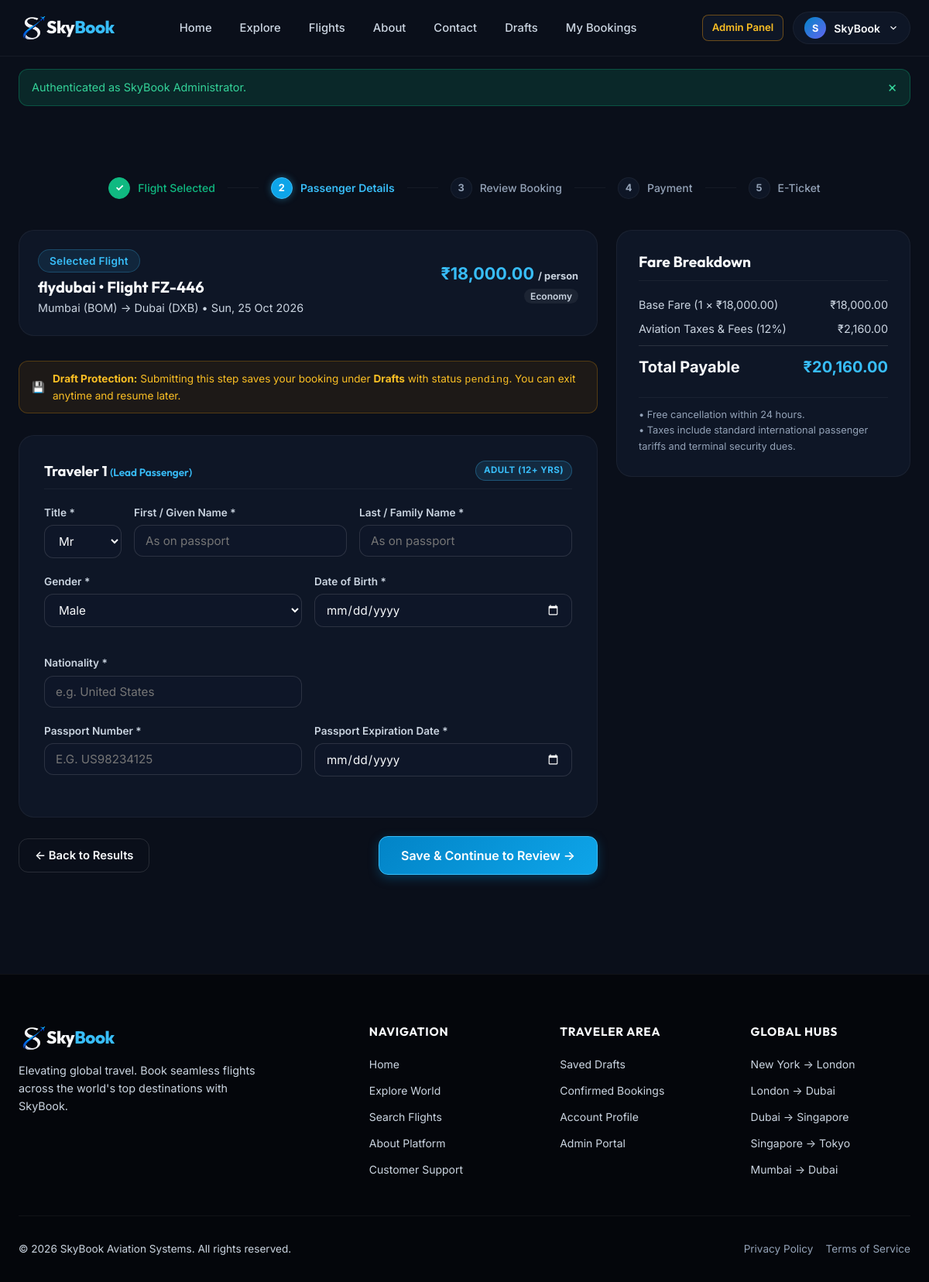
The app's page /pages/passenger.php?flight_id=17&passengers=1&travel_class=Economy (signed in) with its own data.
### tables this page shows
CREATE TABLE `flights` (
  `id` INT AUTO_INCREMENT PRIMARY KEY,
  `flight_number` VARCHAR(20) NOT NULL,
  `airline` VARCHAR(100) NOT NULL,
  `source` VARCHAR(100) NOT NULL,
  `source_code` VARCHAR(10) NOT NULL,
  `destination` VARCHAR(100) NOT NULL,
  `destination_code` VARCHAR(10) NOT NULL,
  `departure_date` DATE NOT NULL,
  `departure_time` TIME NOT NULL,
  `arrival_time` TIME NOT NULL,
  `duration` VARCHAR(30) NOT NULL,
  `travel_class` ENUM('Economy', 'Premium Economy', 'Business', 'First Class') NOT NULL DEFAULT 'Economy',
  `price` DECIMAL(10,2) NOT NULL,
  `available_seats` INT NOT NULL DEFAULT 150,
  `status` ENUM('active', 'delayed', 'cancelled') NOT NULL DEFAULT 'active',
  `created_at` TIMESTAMP DEFAULT CURRENT_TIMESTAMP,
  `updated_at` TIMESTAMP DEFAULT CURRENT_TIMESTAMP ON UPDATE CURRENT_TIMESTAMP,
  INDEX `idx_flight_search` (`source_code`, `destination_code`, `departure_date`),
  INDEX `idx_flight_airline` (`airline`),
  INDEX `idx_flight_class` (`travel_class`),
  INDEX `idx_flight_price` (`price`),
  INDEX `idx_flight_status` (`status`)
);

### includes/functions.php (called while the page is built, shortened)
<?php
function base_url($path = '') {
    if (defined('APP_URL') && APP_URL !== '') {
        $base = rtrim(APP_URL, '/');
    } else {
        $isHttps = (!empty($_SERVER['HTTPS']) && $_SERVER['HTTPS'] !== 'off')
            || (isset($_SERVER['HTTP_X_FORWARDED_PROTO']) && $_SERVER['HTTP_X_FORWARDED_PROTO'] === 'https')
            || (isset($_SERVER['SERVER_PORT']) && (int)$_SERVER['SERVER_PORT'] === 443);
        $protocol = $isHttps ? 'https://' : 'http://';
        $host = $_SERVER['HTTP_HOST'] ?? 'localhost';
        $docRoot = str_replace('\\', '/', realpath($_SERVER['DOCUMENT_ROOT'] ?? ''));
        $projectDir = str_replace('\\', '/', realpath(dirname(__DIR__)));
        if ($docRoot !== '' && strpos($projectDir, $docRoot) === 0) {
            $rel = substr($projectDir, strlen($docRoot));
        }
        $rel = '/' . trim($rel, '/');
        if ($rel === '/') $rel = '';
        $base = $protocol . $host . $rel;
    }
    $cleanPath = ltrim($path, '/');
    return $cleanPath ? $base . '/' . $cleanPath : $base . '/';
}
function format_currency($amount, $currency = 'INR') {
    $num = (float)$amount;
    switch (strtoupper($currency)) {
        case 'INR':
            return '₹' . number_format($num, 2);
    }
}
function format_date($dateStr, $format = 'D, d M Y') {
    $time = strtotime($dateStr);
    return $time ? date($format, $time) : $dateStr;
}
function calculate_booking_totals($flightPrice, $passengerCount) {
    $passengers = max(1, (int)$passengerCount);
    $basePrice = (float)$flightPrice;
    $baseAmount = round($basePrice * $passengers, 2);
    $taxes = round($baseAmount * 0.12, 2);
    $totalAmount = round($baseAmount + $taxes, 2);
    return [
        'unit_price' => $basePrice,
        'passenger_count' => $passengers,
        'base_amount' => $baseAmount,
        'taxes' => $taxes,
        'total_amount' => $totalAmount,
        'currency' => 'INR'
    ];
}

### pages/passenger.php (the view, shortened to what this page needs)
<?php
require_once dirname(__DIR__) . '/includes/functions.php';
$db = get_db();
$flightId = (int)($_GET['flight_id'] ?? 0);
$passengerCount = max(1, min(9, (int)($_GET['passengers'] ?? 1)));
$travelClass = $_GET['travel_class'] ?? 'Economy';
$existingPassengers = [];
$flightStmt = $db->prepare("SELECT * FROM flights WHERE id = ? AND status = 'active' LIMIT 1");
$flightStmt->execute([$flightId]);
$flight = $flightStmt->fetch();
require_once dirname(__DIR__) . '/includes/header.php';
?>
<div class="container" style="padding-top: 2rem; padding-bottom: 5rem;">
    <div class="booking-stepper">
        <div class="step-item done">
            <span class="step-num">&check;</span>
            <span>Flight Selected</span>
        </div>
        <div class="step-divider"></div>
        <div class="step-item active">
            <span class="step-num">2</span>
            <span>Passenger Details</span>
        </div>
        <div class="step-divider"></div>
        <div class="step-item">
            <span class="step-num">3</span>
            <span>Review Booking</span>
        </div>
        <div class="step-divider"></div>
        <div class="step-item">
            <span class="step-num">4</span>
            <span>Payment</span>
        </div>
        <div class="step-divider"></div>
        <div class="step-item">
            <span class="step-num">5</span>
            <span>E-Ticket</span>
        </div>
    </div>
    <div class="booking-layout">
        <div>
            <div style="background: var(--bg-surface); border: 1px solid var(--border-subtle); border-radius: var(--radius-lg); padding: 1.5rem; margin-bottom: 2rem; display: flex; justify-content: space-between; align-items: center; flex-wrap: wrap; gap: 16px;">
                <div>
                    <span class="hero-tag" style="margin-bottom: 6px;">Selected Flight</span>
                    <h3 style="font-size: 1.25rem; margin: 0 0 4px 0;">
                        <?= htmlspecialchars($flight['airline']) ?> &bull; Flight <?= htmlspecialchars($flight['flight_number']) ?>
                    </h3>
                    <div style="font-size: 0.9rem; color: var(--text-muted);">
                        <?= htmlspecialchars($flight['source']) ?> (<?= htmlspecialchars($flight['source_code']) ?>) &rarr;
                        <?= htmlspecialchars($flight['destination']) ?> (<?= htmlspecialchars($flight['destination_code']) ?>)
                        &bull; <?= format_date($flight['departure_date']) ?>
                    </div>
                </div>
                <div style="text-align: right;">
                    <div style="font-size: 1.35rem; font-weight: 700; color: var(--accent);">
                        <?= format_currency($flight['price']) ?> <span style="font-size: 0.8rem; color: var(--text-muted);">/ person</span>
                    </div>
                    <span class="fare-class-pill"><?= htmlspecialchars($travelClass) ?></span>
                </div>
            </div>
            <div style="background: rgba(245, 158, 11, 0.08); border: 1px solid rgba(245, 158, 11, 0.25); border-radius: var(--radius-md); padding: 12px 16px; margin-bottom: 1.75rem; font-size: 0.85rem; color: #fbbf24; display: flex; align-items: center; gap: 10px;">
                <span>💾</span>
                <span><strong>Draft Protection:</strong> Submitting this step saves your booking under <strong>Drafts</strong> with status <code>pending</code>. You can exit anytime and resume later.</span>
            </div>
            <form action="" method="POST" id="passenger-form">
                <?php for ($i = 0; $i < $passengerCount; $i++):
                    $pIndex = $i;
                    $pData = $existingPassengers[$i] ?? ($_POST['passenger'][$i] ?? []);
                    $isLead = ($i === 0);
                ?>
                    <div class="form-card" style="margin-bottom: 1.5rem;">
                        <div style="display:flex; justify-content:space-between; align-items:center; margin-bottom: 1.25rem; border-bottom: 1px solid var(--border-subtle); padding-bottom: 10px;">
                            <h3 style="font-size: 1.15rem; margin: 0;">
                                Traveler <?= $i + 1 ?> <?= $isLead ? '<span style="color:var(--accent); font-size:0.85rem; font-weight:600;">(Lead Passenger)</span>' : '' ?>
                            </h3>
                            <span class="status-pill status-active" style="font-size: 0.72rem;">Adult (12+ yrs)</span>
                        </div>
                        <div class="form-row pax-name-row">
                            <div class="form-group">
                                <label class="form-label">Title *</label>
                                <select name="passenger[<?= $pIndex ?>][title]" class="form-control" required>
                                    <option value="Mr" <?= (($pData['title'] ?? '') === 'Mr') ? 'selected' : '' ?>>Mr</option>
                                </select>
                            </div>
                            <div class="form-group">
                                <label class="form-label">First / Given Name *</label>
                                <input type="text" name="passenger[<?= $pIndex ?>][first_name]" class="form-control" placeholder="As on passport" required value="<?= htmlspecialchars($pData['first_name'] ?? '') ?>">
                            </div>
                            <div class="form-group">
                                <label class="form-label">Last / Family Name *</label>
                                <input type="text" name="passenger[<?= $pIndex ?>][last_name]" class="form-control" placeholder="As on passport" required value="<?= htmlspecialchars($pData['last_name'] ?? '') ?>">
                            </div>
                        </div>
                        <div class="form-row">
                            <div class="form-group">
                                <label class="form-label">Gender *</label>
                                <select name="passenger[<?= $pIndex ?>][gender]" class="form-control" required>
                                    <option value="Male" <?= (($pData['gender'] ?? '') === 'Male') ? 'selected' : '' ?>>Male</option>
                                </select>
                            </div>
                            <div class="form-group">
                                <label class="form-label">Date of Birth *</label>
                                <input type="date" name="passenger[<?= $pIndex ?>][date_of_birth]" class="form-control" required value="<?= htmlspecialchars($pData['date_of_birth'] ?? '') ?>">
                            </div>
                            <div class="form-group">
                                <label class="form-label">Nationality *</label>
                                <input type="text" name="passenger[<?= $pIndex ?>][nationality]" class="form-control" placeholder="e.g. United States" required value="<?= htmlspecialchars($pData['nationality'] ?? '') ?>">
                            </div>
                        </div>
                        <div class="form-row">
                            <div class="form-group">
                                <label class="form-label">Passport Number *</label>
                                <input type="text" name="passenger[<?= $pIndex ?>][passport_number]" class="form-control" placeholder="e.g. US98234125" required value="<?= htmlspecialchars($pData['passport_number'] ?? '') ?>" style="text-transform:uppercase;">
                            </div>
                            <div class="form-group">
                                <label class="form-label">Passport Expiration Date *</label>
                                <input type="date" name="passenger[<?= $pIndex ?>][passport_expiry]" class="form-control" required value="<?= htmlspecialchars($pData['passport_expiry'] ?? '') ?>">
                            </div>
                        </div>
                    </div>
                <?php endfor; ?>
                <div style="display:flex; justify-content:space-between; align-items:center; flex-wrap:wrap; gap:16px; margin-top: 1.5rem;">
                    <a href="<?= base_url('pages/results.php') ?>" class="btn btn-outline">
                        &larr; Back to Results
                    </a>
                    <button type="submit" class="btn btn-primary btn-lg" id="submit-passengers-btn">
                        Save &amp; Continue to Review &rarr;
                    </button>
                </div>
            </form>
        </div>
        <div>
            <div class="summary-card">
                <h3 class="summary-title">Fare Breakdown</h3>
                <?php
                    $totals = calculate_booking_totals($flight['price'], $passengerCount);
                ?>
                <div class="fare-breakdown">
                    <div class="fare-row">
                        <span>Base Fare (<?= $passengerCount ?> &times; <?= format_currency($flight['price']) ?>)</span>
                        <span><?= format_currency($totals['base_amount']) ?></span>
                    </div>
                    <div class="fare-row">
                        <span>Aviation Taxes &amp; Fees (12%)</span>
                        <span><?= format_currency($totals['taxes']) ?></span>
                    </div>
                    <div class="fare-row total">
                        <span>Total Payable</span>
                        <span style="color: var(--accent);"><?= format_currency($totals['total_amount']) ?></span>
                    </div>
                </div>
                <div style="font-size:0.8rem; color:var(--text-dim); line-height:1.6; border-top:1px solid var(--border-subtle); padding-top:12px;">
                    &bull; Free cancellation within 24 hours.<br>
                    &bull; Taxes include standard international passenger tariffs and terminal security dues.
                </div>
            </div>
        </div>
    </div>
</div>
<?php require_once dirname(__DIR__) . '/includes/footer.php'; ?>

### records on screen
flights: airline "flydubai", flight_number "FZ-446", source "Mumbai", source_code "BOM", destination "Dubai", destination_code "DXB", departure_date "Sun, 25 Oct 2026", price "₹18,000.00", price "₹2,160.00", price "₹20,160.00"

### other values on screen
substr($currentUser['full_name'], 0, 1) "S"
explode(' ', $currentUser['full_name'])[0] "SkyBook"
$flash['message'] "Authenticated as SkyBook Administrator."
$travelClass "Economy"
$passengerCount "1"
